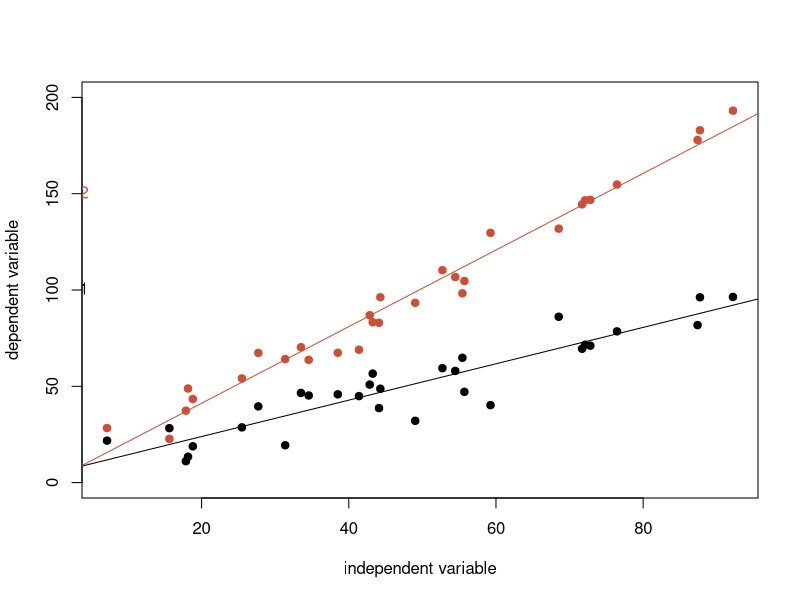

Source code (R):

x <- rnorm(30,50,25)

example <- rnorm(30,0+1*x,10)
example2 <- rnorm(30,0+2*x,10)

plot(x,example, pch=19,
     xlab="independent variable",
     ylab="dependent variable",
     ylim=c(0,200))
points(x,example2, pch=19,col="tomato3")

fit1 <- lm(example ~ x)
fit2 <- lm(example2 ~ x)

abline(fit1)
text(0,100, "slope = 1")
abline(fit2, col="tomato3")
text(0,150, "slope = 2", col="tomato3")
